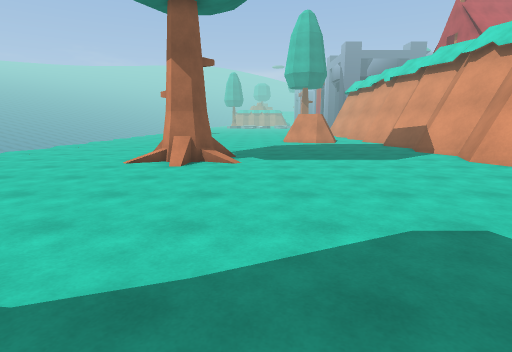
View 1 (above)

24 first-person views from a walk through a scene from a Unity 3-D project. The camera is 1.5 m above the floor, tilts 10° down and sees 80° across. The floor is counted in squares, 1 m on a side. Each view is taken from the middle of a square. On the plan, view 1 faces up. The plan holds only what a view shows up to about 15 squares ahead; the rest is blank. The place goes on beyond the plan. The player is left out. Some animated figures are not drawn. Some surface patterns are stand-ins.

View 2
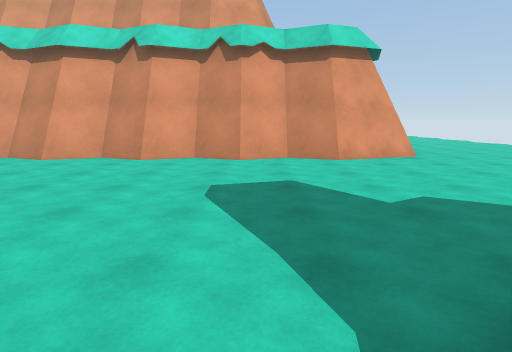

View 3
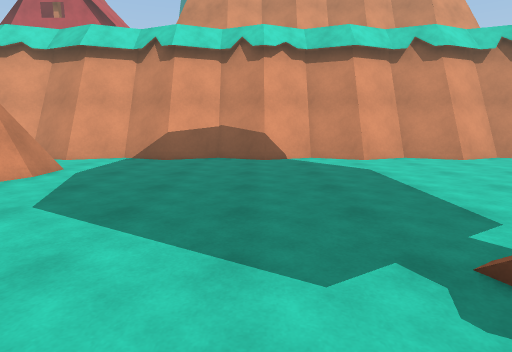

View 4
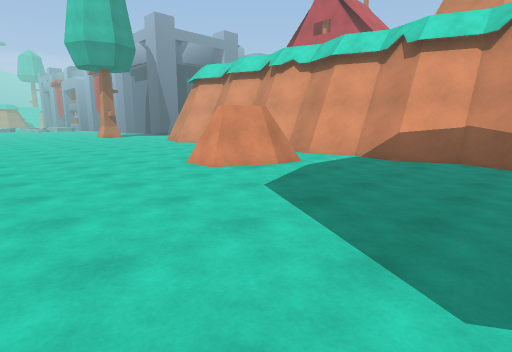

View 5
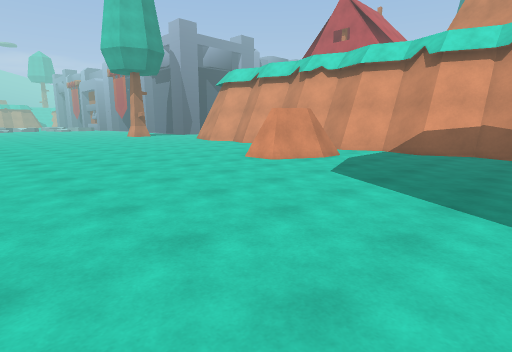

View 6
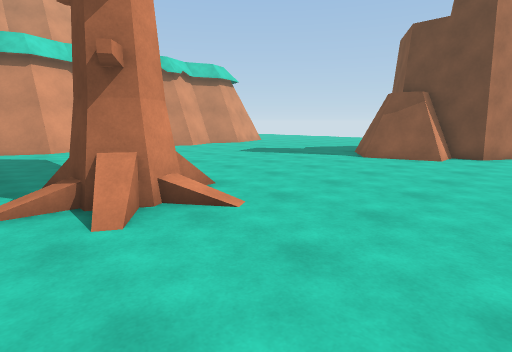

View 7
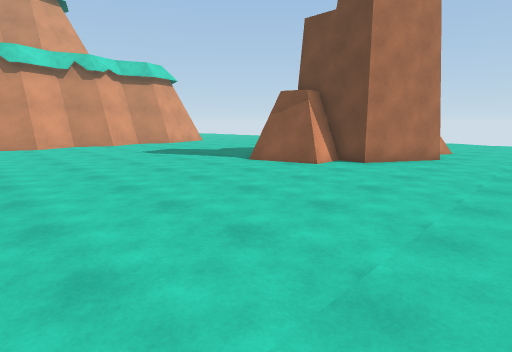

View 8
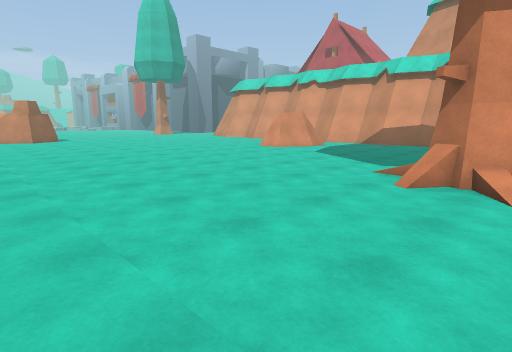

View 9
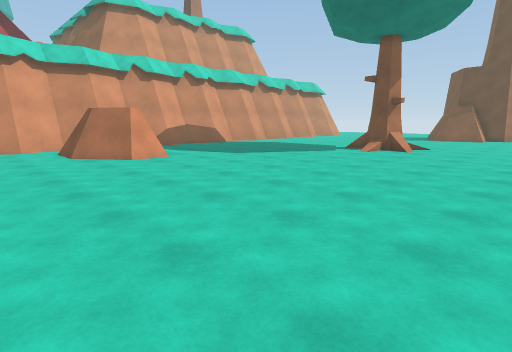

View 10
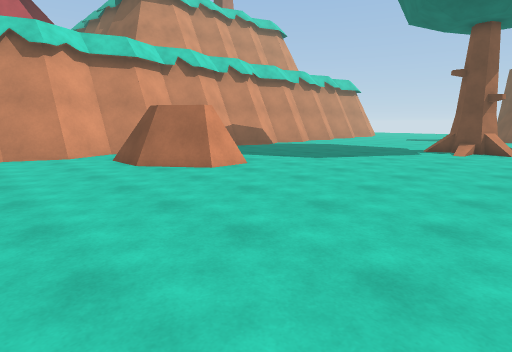

View 11
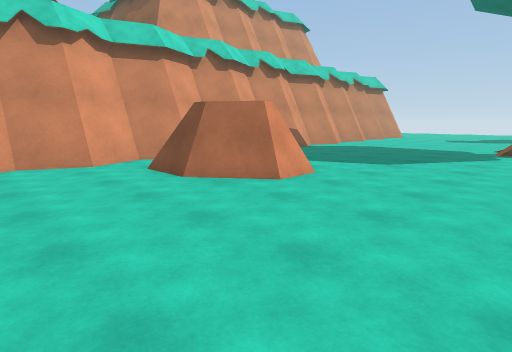

View 12
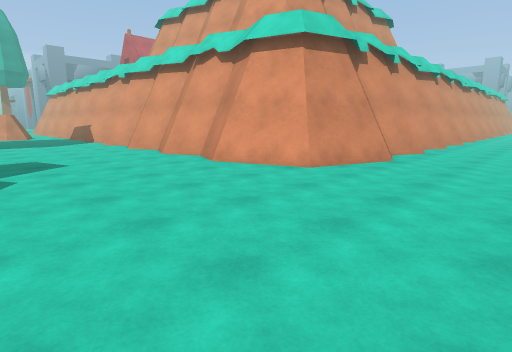

View 13
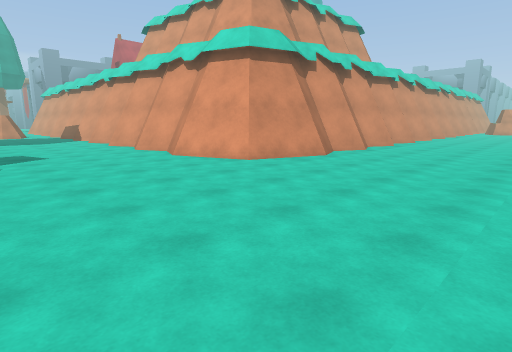

View 14
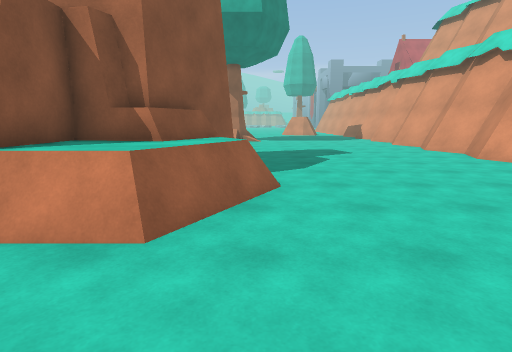

View 15
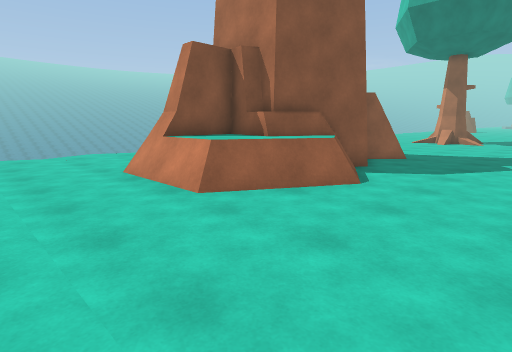

View 16
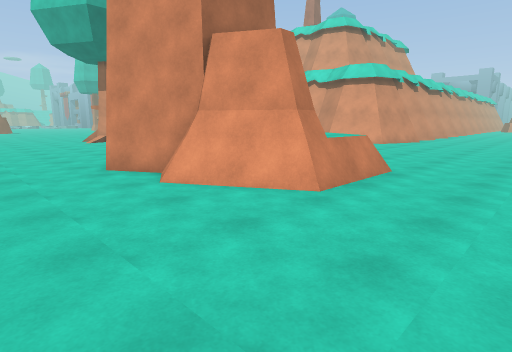

View 17
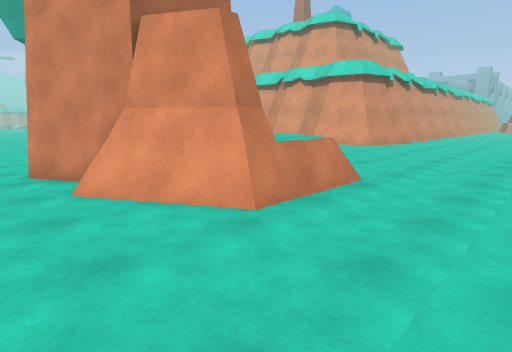

View 18
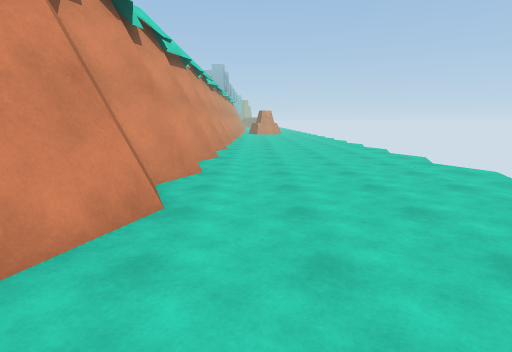

View 19
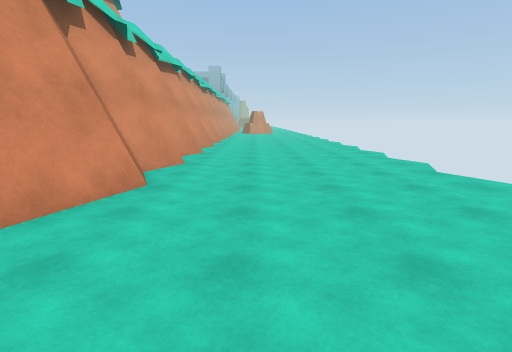

View 20
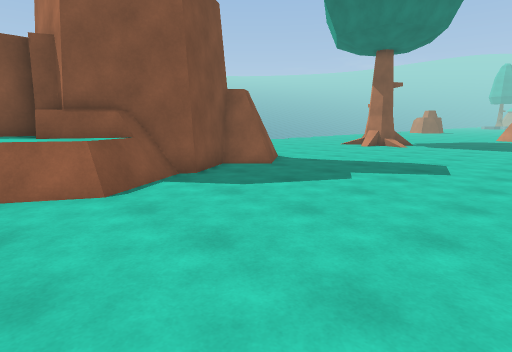

View 21
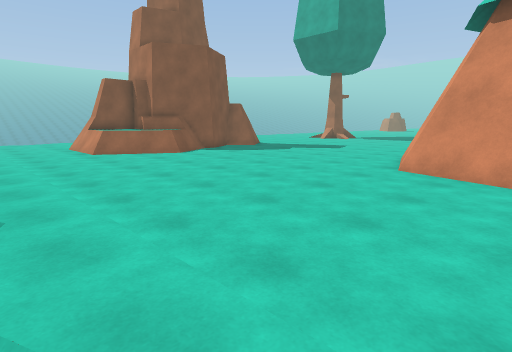

View 22
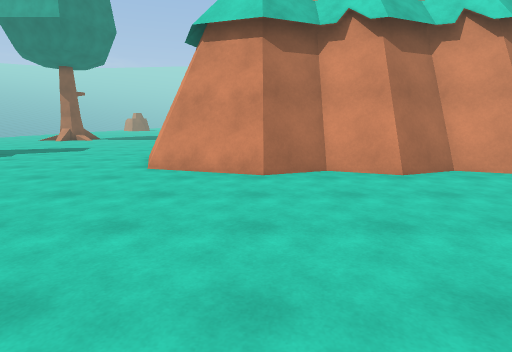

View 23
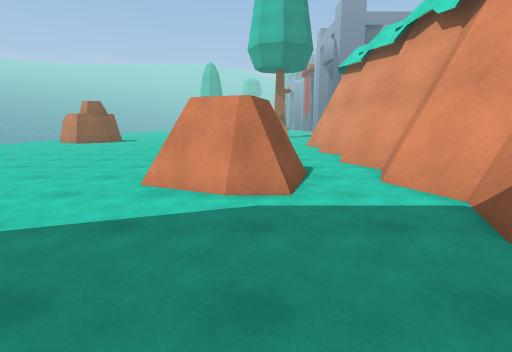

View 24
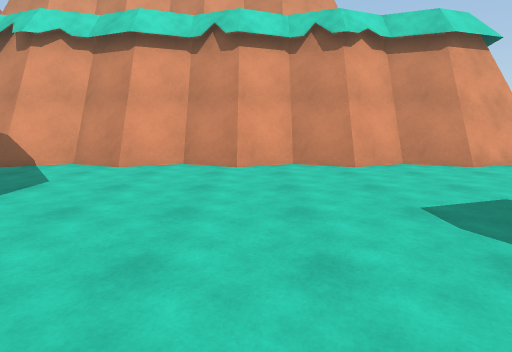

### Floor plan
Key: @ floor where view 1 was taken; # wall or solid block; . main floor; : floor 3.25 m higher than the main floor; = window, fence, low wall or low ledge; ^ raised ledge; v drop or lower ground; O other object.
Columns run from 12 left of view 1 to 18 right of it. Each row starts with its distance up from view 1.
 31      ............   .# v
 30   . .................##v
 29   ...................##v
 28   ..................=##v
 27   ...................##v
 26  ...............OOO..##v
 25  ..............OOOO..##v
 24  .............OOOOO.=##v
 23  ..............OOOO..##v
 22  ................O...##v
 21  ....................##v
 20  ...................=##v
 19  ....................##v   O
 18 .....................##v  =O
 17 .....................##v
 16 ....................=##v
 15 .....................##v
 14 .........O...........##v
 13 ........O#O..........##v
 12  .......O#O.........=##v
 11 . .......O...........##v
 10  ....................##v
  9 .....................##v
  8 ....................=##v
  7 .....................##v
  6 .....................##v
  5 .....................##v
  4 ....................=##v
  3  ....................##v
  2  ......=##...........##v
  1  .....=####..........##v
  0  ....######.@.......=# v
 -1  ....#   #...........O v
 -2  ...##   ##..........OOv   v
 -3  ...#    ##..........OO vvv:vvv
 -4  ...##   ##...........OOO######
 -5  ...##   ##=............OO#.=##
 -6 ....=#####^=...................
 -7 .....###^^^=...................
 -8 .....=##^^=....................
 -9 ......##===....................
-10 ...............................
-11 ...............................
-12 ...............................
-13 . .............................
-14                   .v...v ..v...

Where each view was taken, in squares from view 1:
view 1: 0 up, 0 right, facing up
view 2: 3 up, 4 left, facing right
view 3: 16 up, 4 left, facing right
view 4: 15 up, 4 left, facing up-right
view 5: 15 up, 7 left, facing up-right
view 6: 15 up, 9 left, facing down-right
view 7: 11 up, 12 left, facing down-right
view 8: 11 up, 12 left, facing up-right
view 9: 30 up, 10 left, facing down-right
view 10: 31 up, 6 left, facing down-right
view 11: 31 up, 3 left, facing down-right
view 12: 10 down, 1 right, facing up-right
view 13: 13 down, 1 right, facing up-right
view 14: 13 down, 1 left, facing up
view 15: 13 down, 3 right, facing up-left
view 16: 13 down, 12 left, facing up-right
view 17: 13 down, 10 left, facing up-right
view 18: 7 down, 8 right, facing right
view 19: 8 down, 6 right, facing right
view 20: 8 down, 6 right, facing up-left
view 21: 14 down, 13 right, facing up-left
view 22: 14 down, 13 right, facing up
view 23: 16 up, 5 right, facing up
view 24: 7 up, 2 left, facing right
